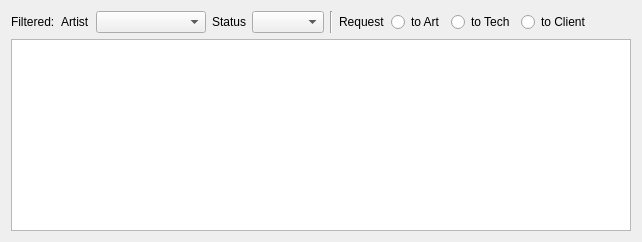
            <widget class="QWidget" name="tab_9">
             <attribute name="title">
              <string>Tasks</string>
             </attribute>
             <layout class="QVBoxLayout" name="verticalLayout_12">
              <item>
               <layout class="QHBoxLayout" name="horizontalLayout_6">
                <item>
                 <widget class="QLabel" name="label_11">
                  <property name="text">
                   <string>Filtered:</string>
                  </property>
                 </widget>
                </item>
                <item>
                 <widget class="QLabel" name="label_6">
                  <property name="text">
                   <string>Artist</string>
                  </property>
                 </widget>
                </item>
                <item>
                 <widget class="QComboBox" name="comboBox_8">
                  <property name="minimumContentsLength">
                   <number>10</number>
                  </property>
                 </widget>
                </item>
                <item>
                 <widget class="QLabel" name="label_13">
                  <property name="text">
                   <string>Status</string>
                  </property>
                 </widget>
                </item>
                <item>
                 <widget class="QComboBox" name="cbbTaskStatus"/>
                </item>
                <item>
                 <widget class="Line" name="line_4">
                  <property name="sizePolicy">
                   <sizepolicy hsizetype="Fixed" vsizetype="Preferred">
                    <horstretch>0</horstretch>
                    <verstretch>0</verstretch>
                   </sizepolicy>
                  </property>
                  <property name="orientation">
                   <enum>Qt::Vertical</enum>
                  </property>
                 </widget>
                </item>
                <item>
                 <widget class="QLabel" name="label">
                  <property name="text">
                   <string>Request</string>
                  </property>
                 </widget>
                </item>
                <item>
                 <widget class="QRadioButton" name="radioButton">
                  <property name="text">
                   <string>to Art</string>
                  </property>
                 </widget>
                </item>
                <item>
                 <widget class="QRadioButton" name="radioButton_2">
                  <property name="text">
                   <string>to Tech</string>
                  </property>
                 </widget>
                </item>
                <item>
                 <widget class="QRadioButton" name="radioButton_3">
                  <property name="text">
                   <string>to Client</string>
                  </property>
                 </widget>
                </item>
                <item>
                 <spacer name="horizontalSpacer_5">
                  <property name="orientation">
                   <enum>Qt::Horizontal</enum>
                  </property>
                  <property name="sizeHint" stdset="0">
                   <size>
                    <width>40</width>
                    <height>20</height>
                   </size>
                  </property>
                 </spacer>
                </item>
               </layout>
              </item>
              <item>
               <widget class="QTreeView" name="treeView_2"/>
              </item>
             </layout>
            </widget>
